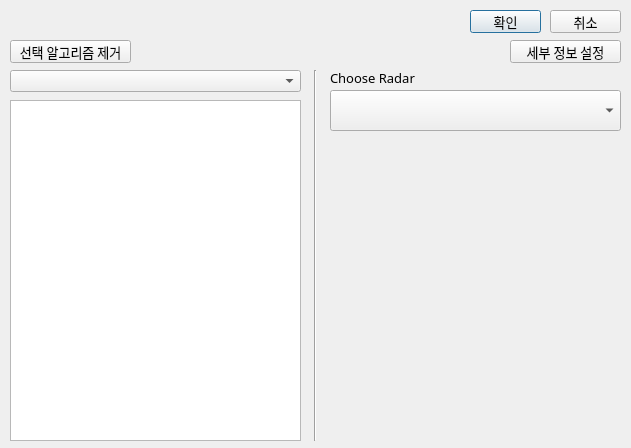
<?xml version="1.0" encoding="UTF-8"?>
<ui version="4.0">
 <class>Dialog</class>
 <widget class="QDialog" name="Dialog">
  <property name="geometry">
   <rect>
    <x>0</x>
    <y>0</y>
    <width>631</width>
    <height>448</height>
   </rect>
  </property>
  <property name="font">
   <font>
    <family>티머니 둥근바람 Regular</family>
    <pointsize>10</pointsize>
   </font>
  </property>
  <property name="windowTitle">
   <string>프로젝트 추가</string>
  </property>
  <widget class="QListWidget" name="algorithm_listWidget">
   <property name="geometry">
    <rect>
     <x>10</x>
     <y>100</y>
     <width>291</width>
     <height>341</height>
    </rect>
   </property>
   <property name="font">
    <font>
     <family>티머니 둥근바람 Regular</family>
     <pointsize>10</pointsize>
    </font>
   </property>
  </widget>
  <widget class="QComboBox" name="algorithm_comboBox">
   <property name="geometry">
    <rect>
     <x>10</x>
     <y>70</y>
     <width>291</width>
     <height>22</height>
    </rect>
   </property>
  </widget>
  <widget class="QPushButton" name="accept_pushButton">
   <property name="geometry">
    <rect>
     <x>470</x>
     <y>10</y>
     <width>71</width>
     <height>23</height>
    </rect>
   </property>
   <property name="text">
    <string>확인</string>
   </property>
  </widget>
  <widget class="QPushButton" name="reject_pushButton">
   <property name="geometry">
    <rect>
     <x>550</x>
     <y>10</y>
     <width>71</width>
     <height>23</height>
    </rect>
   </property>
   <property name="text">
    <string>취소</string>
   </property>
  </widget>
  <widget class="QPushButton" name="del_alg_pushButton">
   <property name="geometry">
    <rect>
     <x>10</x>
     <y>40</y>
     <width>121</width>
     <height>23</height>
    </rect>
   </property>
   <property name="text">
    <string>선택 알고리즘 제거</string>
   </property>
  </widget>
  <widget class="QPushButton" name="detail_pushButton">
   <property name="geometry">
    <rect>
     <x>510</x>
     <y>40</y>
     <width>111</width>
     <height>23</height>
    </rect>
   </property>
   <property name="text">
    <string>세부 정보 설정</string>
   </property>
  </widget>
  <widget class="QComboBox" name="radar_comboBox">
   <property name="geometry">
    <rect>
     <x>330</x>
     <y>90</y>
     <width>291</width>
     <height>41</height>
    </rect>
   </property>
  </widget>
  <widget class="Line" name="line">
   <property name="geometry">
    <rect>
     <x>300</x>
     <y>70</y>
     <width>31</width>
     <height>371</height>
    </rect>
   </property>
   <property name="orientation">
    <enum>Qt::Vertical</enum>
   </property>
  </widget>
  <widget class="QLabel" name="label">
   <property name="geometry">
    <rect>
     <x>330</x>
     <y>70</y>
     <width>91</width>
     <height>16</height>
    </rect>
   </property>
   <property name="text">
    <string>Choose Radar</string>
   </property>
  </widget>
 </widget>
 <resources/>
 <connections/>
</ui>
